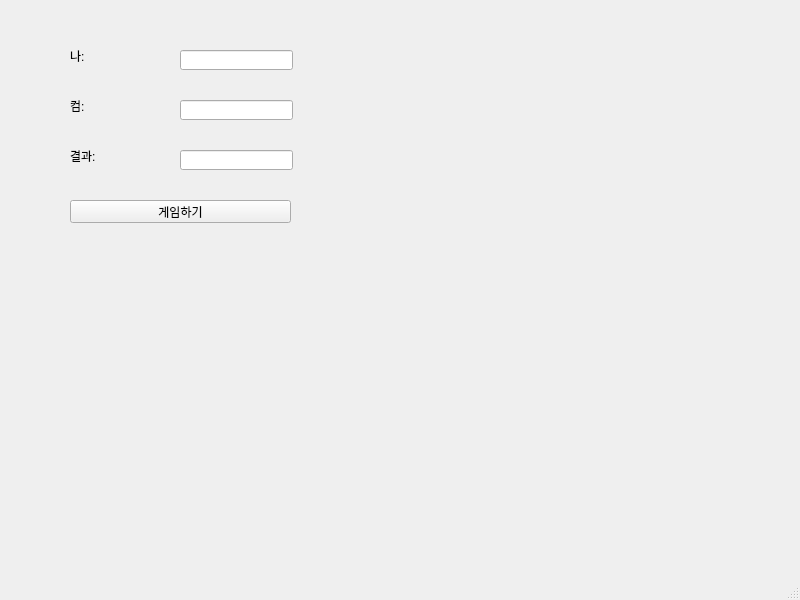
<?xml version="1.0" encoding="UTF-8"?>
<ui version="4.0">
 <class>MainWindow</class>
 <widget class="QMainWindow" name="MainWindow">
  <property name="geometry">
   <rect>
    <x>0</x>
    <y>0</y>
    <width>800</width>
    <height>600</height>
   </rect>
  </property>
  <property name="windowTitle">
   <string>MainWindow</string>
  </property>
  <widget class="QWidget" name="centralwidget">
   <widget class="QLineEdit" name="leMine">
    <property name="geometry">
     <rect>
      <x>180</x>
      <y>50</y>
      <width>113</width>
      <height>20</height>
     </rect>
    </property>
   </widget>
   <widget class="QLabel" name="lblMine">
    <property name="geometry">
     <rect>
      <x>70</x>
      <y>50</y>
      <width>56</width>
      <height>12</height>
     </rect>
    </property>
    <property name="text">
     <string>나:</string>
    </property>
   </widget>
   <widget class="QLabel" name="lblCom">
    <property name="geometry">
     <rect>
      <x>70</x>
      <y>100</y>
      <width>56</width>
      <height>12</height>
     </rect>
    </property>
    <property name="text">
     <string>컴:</string>
    </property>
   </widget>
   <widget class="QLabel" name="lblResult">
    <property name="geometry">
     <rect>
      <x>70</x>
      <y>150</y>
      <width>56</width>
      <height>12</height>
     </rect>
    </property>
    <property name="text">
     <string>결과:</string>
    </property>
   </widget>
   <widget class="QLineEdit" name="leCom">
    <property name="geometry">
     <rect>
      <x>180</x>
      <y>100</y>
      <width>113</width>
      <height>20</height>
     </rect>
    </property>
   </widget>
   <widget class="QLineEdit" name="leResult">
    <property name="geometry">
     <rect>
      <x>180</x>
      <y>150</y>
      <width>113</width>
      <height>20</height>
     </rect>
    </property>
   </widget>
   <widget class="QPushButton" name="pb">
    <property name="geometry">
     <rect>
      <x>70</x>
      <y>200</y>
      <width>221</width>
      <height>23</height>
     </rect>
    </property>
    <property name="text">
     <string>게임하기</string>
    </property>
   </widget>
  </widget>
  <widget class="QMenuBar" name="menubar">
   <property name="geometry">
    <rect>
     <x>0</x>
     <y>0</y>
     <width>800</width>
     <height>21</height>
    </rect>
   </property>
  </widget>
  <widget class="QStatusBar" name="statusbar"/>
 </widget>
 <resources/>
 <connections/>
</ui>
